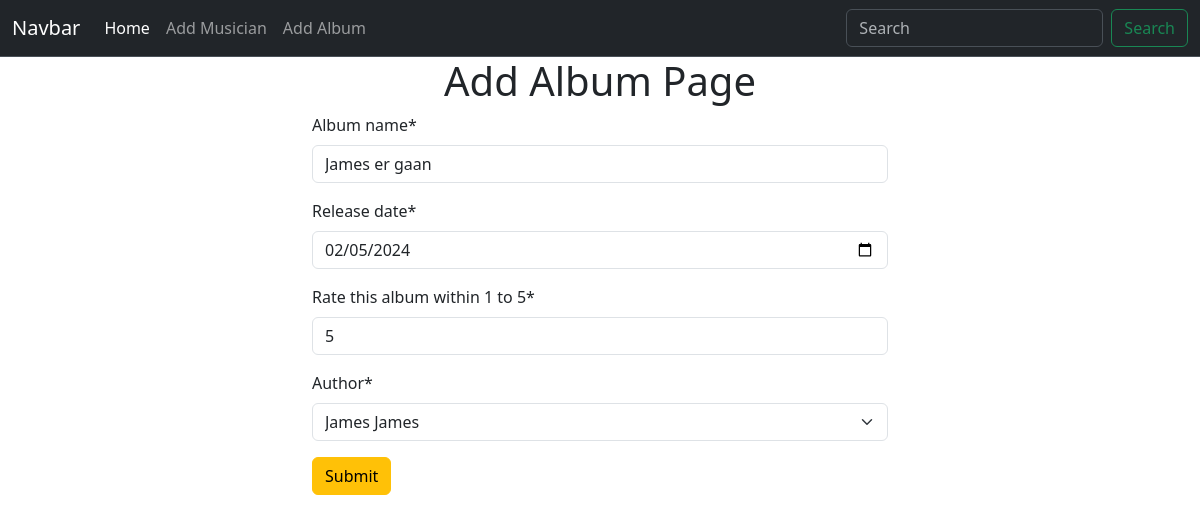
Page /album/edit/7 on the committed database.
### album/models.py (models this page shows, shortened)
class Album(models.Model):
    album_name = models.CharField(max_length=100)
    release_date = models.DateField()
    rating = models.IntegerField()
    author = models.ForeignKey(Musician, on_delete =models.CASCADE)

### album/views.py (the view)
# urls.py: path('edit/<int:id>',views.edit_album, name="edit_album"),
def edit_album(request,id):
    album = Album.objects.get(pk=id)
    album_form = AlbumForm(instance=album)
    if request.method == "POST":
        album_form = AlbumForm(request.POST,instance=album )
        if album_form.is_valid():
            album_form.save()
            return redirect('homepage')
    return render(request, 'add_album.html',{'form':album_form})

### album/forms.py
class AlbumForm(forms.ModelForm):
    class Meta:
        model = Album
        fields ="__all__"
        widgets = {
            'release_date':forms.DateInput(attrs={'type':'date'}),
            'rating':forms.NumberInput(attrs={'type':'number','min':1,'max':5,'step':1})
        }
        labels = {
            'rating':'Rate this album within 1 to 5',
        }

### musician/models.py (called while the page is built)
    def __str__(self):
        return f"{self.first_name} {self.last_name}"

### album/templates/add_album.html (shortened to what this page needs)
{% extends 'base.html' %}
{% block content %}
{% load crispy_forms_tags %}
<div class="container w-50">
    <h1 class="text-center">Add Album Page</h1>
    <form method="post">
        {{form|crispy}}
        <button class="btn btn-warning" type="submit">Submit</button>
    </form>
</div>
{% endblock content %}

### rows in the picture
Album: album_name "James er gaan", release_date "02/05/2024", rating "5", author "James James"
